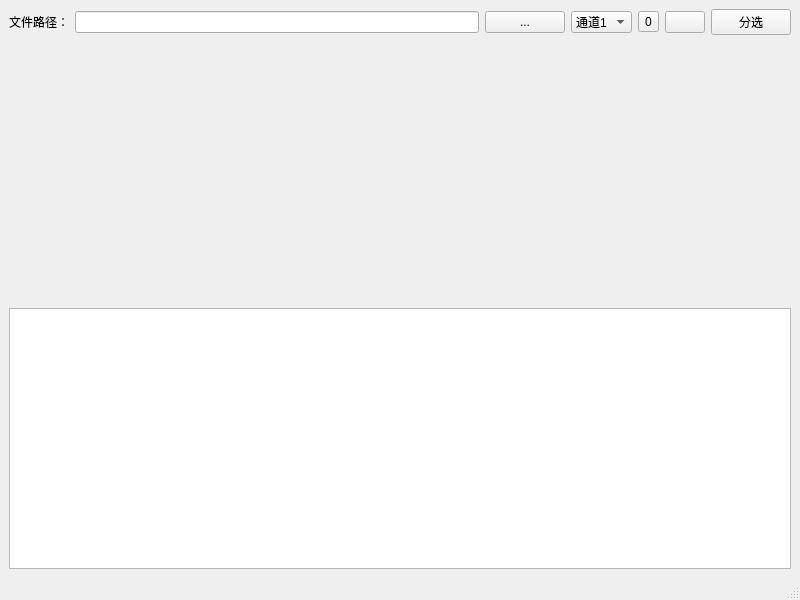
<?xml version="1.0" encoding="UTF-8"?>
<ui version="4.0">
 <class>MainWindow</class>
 <widget class="QMainWindow" name="MainWindow">
  <property name="geometry">
   <rect>
    <x>0</x>
    <y>0</y>
    <width>800</width>
    <height>600</height>
   </rect>
  </property>
  <property name="windowTitle">
   <string>信号处理</string>
  </property>
  <widget class="QWidget" name="centralwidget">
   <layout class="QGridLayout" name="gridLayout">
    <item row="0" column="0">
     <layout class="QHBoxLayout" name="horizontalLayout">
      <item>
       <widget class="QLabel" name="label">
        <property name="text">
         <string>文件路径：</string>
        </property>
       </widget>
      </item>
      <item>
       <widget class="QLineEdit" name="lineEdit"/>
      </item>
      <item>
       <widget class="QPushButton" name="pb_select">
        <property name="text">
         <string>...</string>
        </property>
       </widget>
      </item>
      <item>
       <widget class="QComboBox" name="comboBox">
        <item>
         <property name="text">
          <string>通道1</string>
         </property>
        </item>
        <item>
         <property name="text">
          <string>通道2</string>
         </property>
        </item>
        <item>
         <property name="text">
          <string>通道3</string>
         </property>
        </item>
        <item>
         <property name="text">
          <string>通道4</string>
         </property>
        </item>
        <item>
         <property name="text">
          <string>通道5</string>
         </property>
        </item>
        <item>
         <property name="text">
          <string>通道6</string>
         </property>
        </item>
       </widget>
      </item>
      <item>
       <widget class="QToolButton" name="toolButton">
        <property name="text">
         <string>0</string>
        </property>
        <property name="icon">
         <iconset resource="icon.qrc">
          <normaloff>:/new/prefix1/icon_source/icon_arrow.png</normaloff>:/new/prefix1/icon_source/icon_arrow.png</iconset>
        </property>
        <property name="checkable">
         <bool>false</bool>
        </property>
        <property name="toolButtonStyle">
         <enum>Qt::ToolButtonTextUnderIcon</enum>
        </property>
       </widget>
      </item>
      <item>
       <widget class="QPushButton" name="pb_start">
        <property name="text">
         <string/>
        </property>
        <property name="icon">
         <iconset resource="icon.qrc">
          <normaloff>:/new/prefix1/icon_source/icon_start.png</normaloff>
          <normalon>:/new/prefix1/icon_source/icon_stop.png</normalon>:/new/prefix1/icon_source/icon_start.png</iconset>
        </property>
        <property name="checkable">
         <bool>true</bool>
        </property>
       </widget>
      </item>
      <item>
       <widget class="QPushButton" name="pb_sort">
        <property name="text">
         <string>分选</string>
        </property>
       </widget>
      </item>
     </layout>
    </item>
    <item row="1" column="0">
     <layout class="QVBoxLayout" name="verticalLayout" stretch="1,1">
      <item>
       <widget class="CustomPlotForm" name="widget_fft" native="true"/>
      </item>
      <item>
       <widget class="QTextEdit" name="textEdit"/>
      </item>
     </layout>
    </item>
   </layout>
  </widget>
  <widget class="QMenuBar" name="menubar">
   <property name="geometry">
    <rect>
     <x>0</x>
     <y>0</y>
     <width>800</width>
     <height>25</height>
    </rect>
   </property>
  </widget>
  <widget class="QStatusBar" name="statusbar"/>
 </widget>
 <customwidgets>
  <customwidget>
   <class>CustomPlotForm</class>
   <extends>QWidget</extends>
   <header>customplotform.h</header>
   <container>1</container>
  </customwidget>
 </customwidgets>
 <resources>
  <include location="icon.qrc"/>
 </resources>
 <connections/>
</ui>
